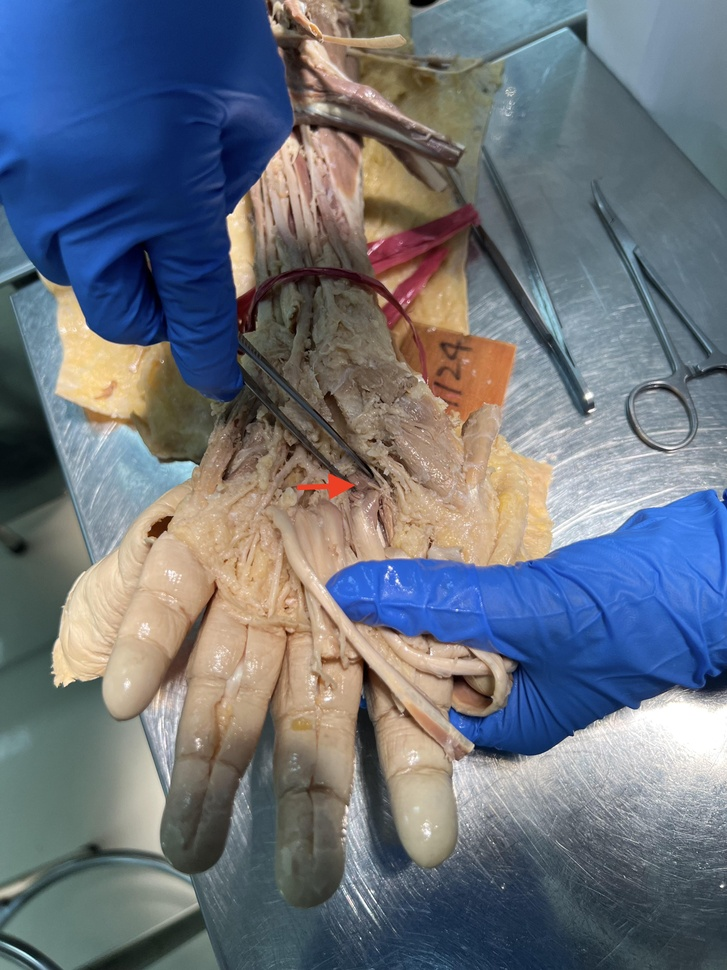
#> input picture data/group2/images/adductor pollicis.jpg, 727 x 970 px, shrunk from 3024 x 4032 before the run, found by its file name
$ python tanslate_img.py   (older library calls are emulated)
#> lines starting #> are read from the running program, lines starting #| are printed output that depends on the picture
import cv2
import numpy as np

# 讀取圖片
image = cv2.imread('adductor pollicis.jpg')
#> image is the input picture: shape (970, 727, 3); mean B, G, R 123.3, 113.8, 107.7

# 使用拉普拉斯濾波器來增強細節
laplacian = cv2.Laplacian(image, cv2.CV_64F)
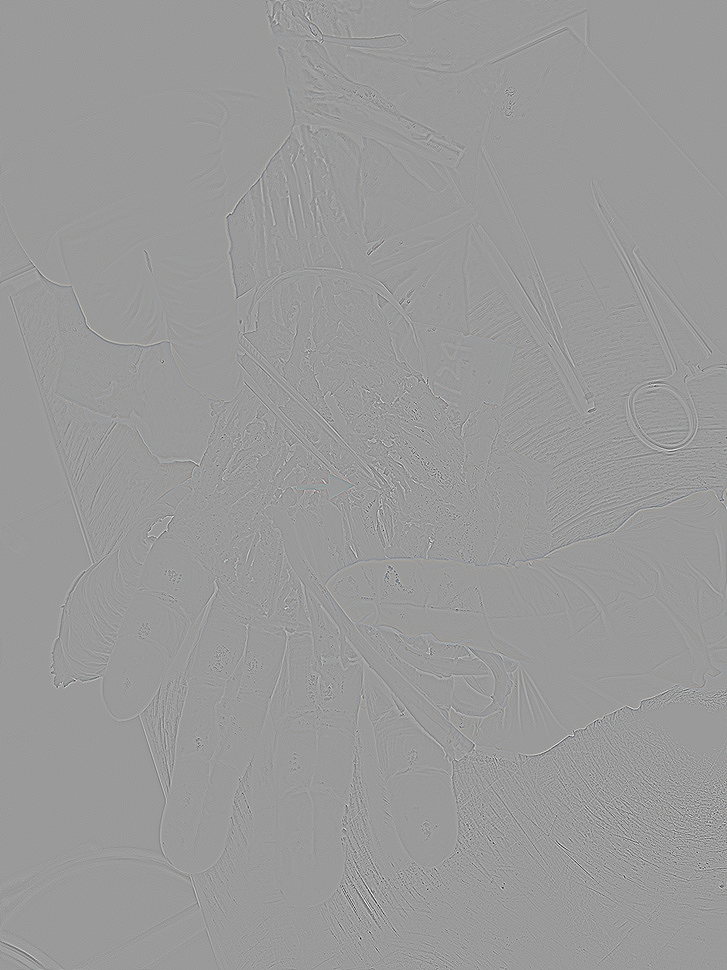
#> laplacian: shape (970, 727, 3) float64; mean B, G, R 0, 0, 0; drawn with min black and max white
#> (the run stopped early here; a loop or call above may not have finished)

$ run again, with data/group2/images/abductor digiti minimi.jpg copied over data/group2/images/adductor pollicis.jpg
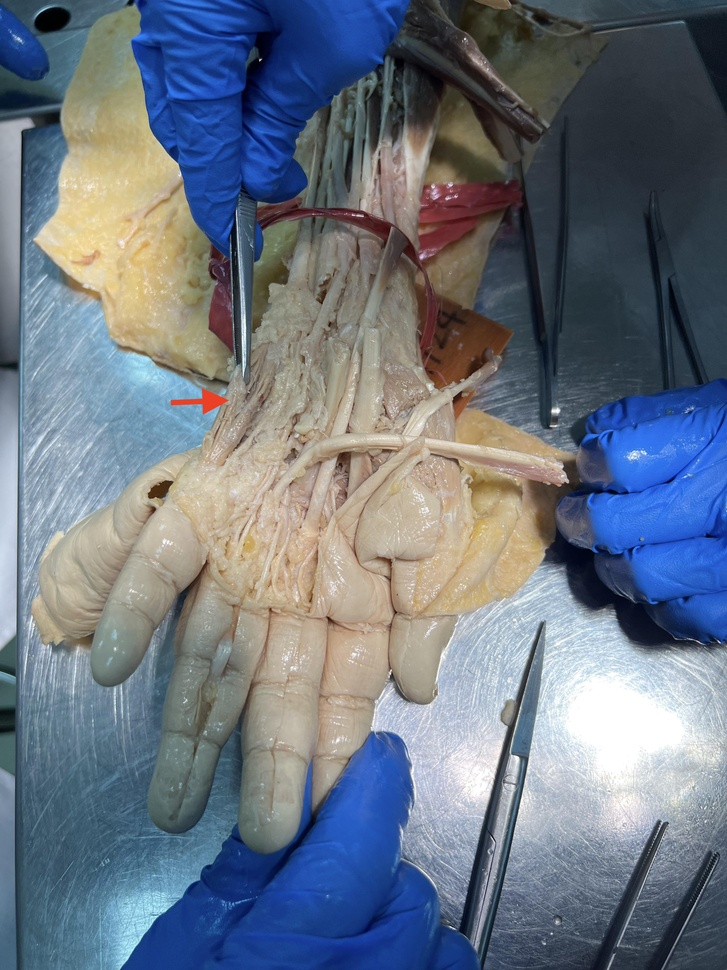
#> input picture data/group2/images/abductor digiti minimi.jpg, 727 x 970 px, shrunk from 3024 x 4032 before the run, found by its file name
#> image is the input picture: shape (970, 727, 3); mean B, G, R 129.9, 117.1, 107.5
#> `laplacian = cv2.Laplacian(image, cv2.CV_64F)`:
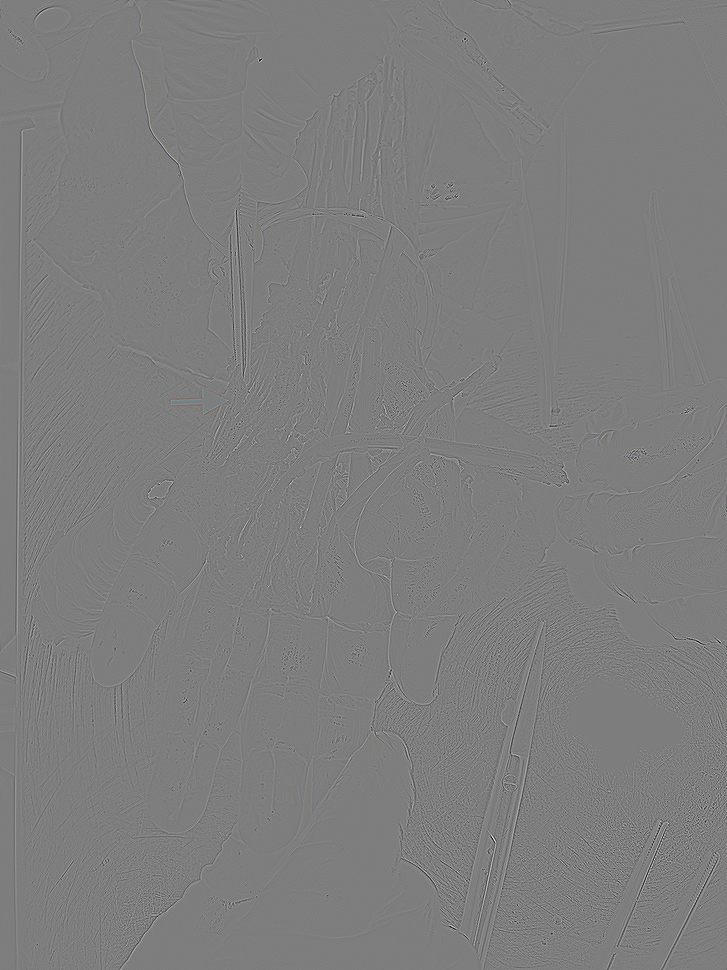
#> laplacian: shape (970, 727, 3) float64; mean B, G, R 0, 0, 0; drawn with min black and max white

$ run again, with data/group2/images/abductor pollicis brevis.jpg copied over data/group2/images/adductor pollicis.jpg
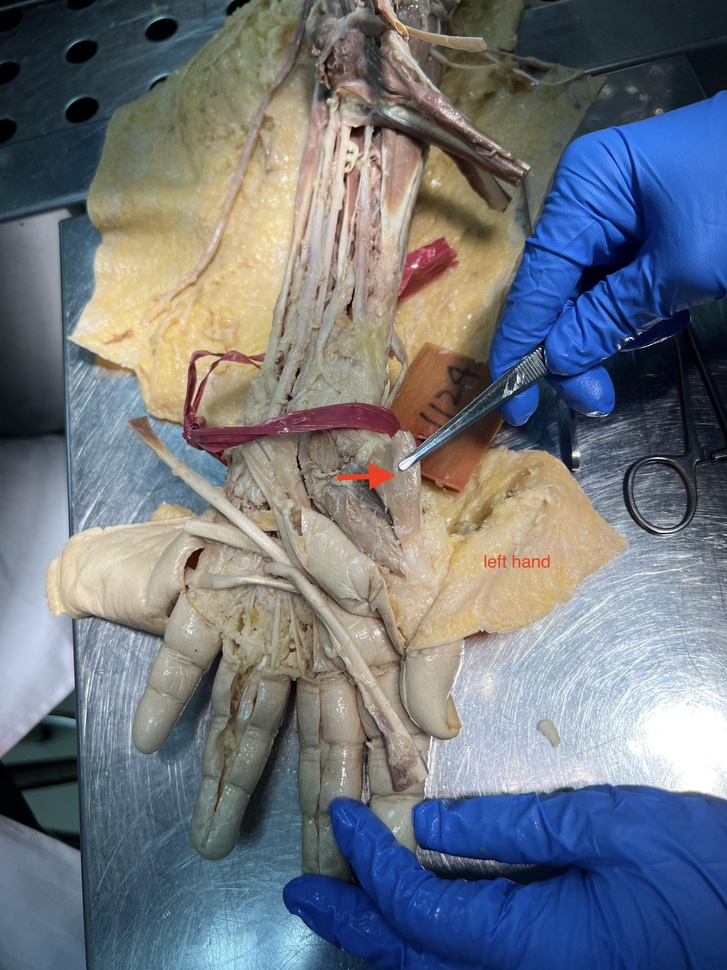
#> input picture data/group2/images/abductor pollicis brevis.jpg, 727 x 970 px, shrunk from 3024 x 4032 before the run, found by its file name
#> image is the input picture: shape (970, 727, 3); mean B, G, R 125.7, 117.8, 111.8
#> `laplacian = cv2.Laplacian(image, cv2.CV_64F)`:
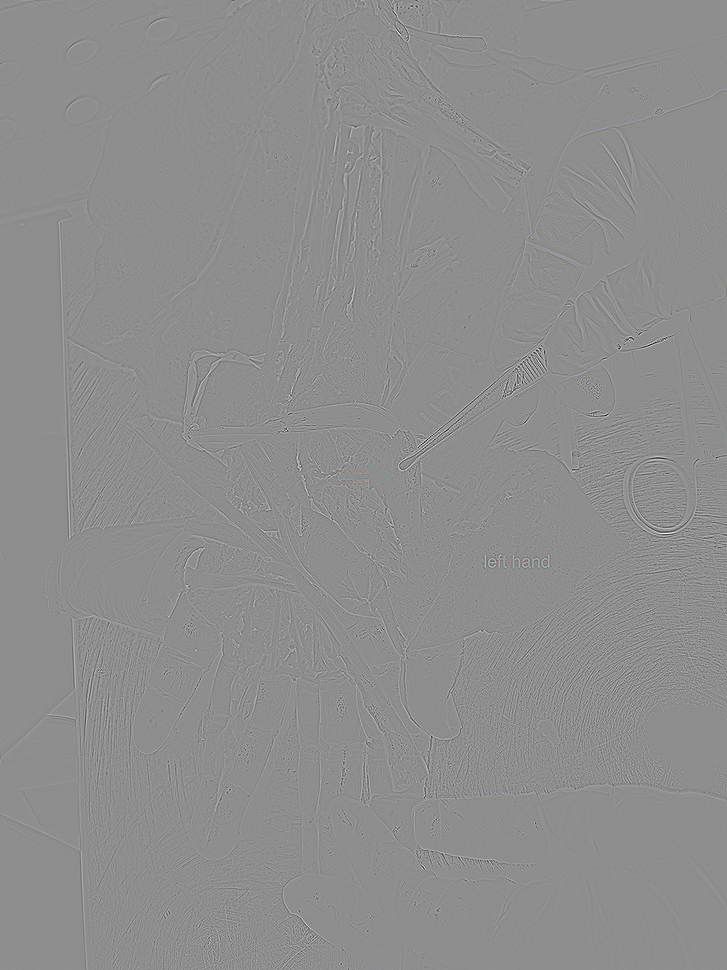
#> laplacian: shape (970, 727, 3) float64; mean B, G, R 0, 0, 0; drawn with min black and max white
